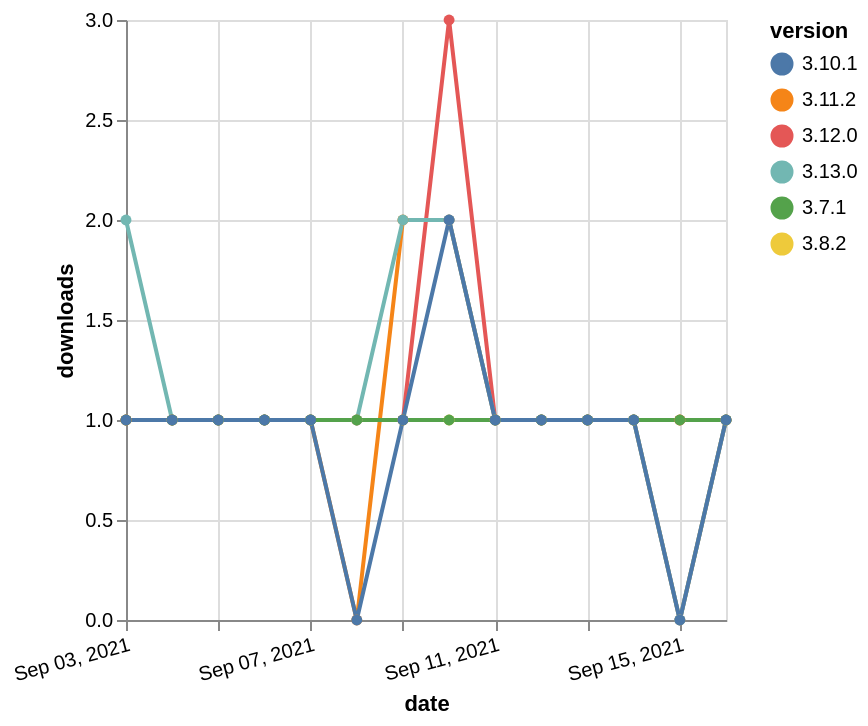

Vega-Lite specification for this chart:
### Vega-Lite specification from a JSON file in a GitHub repository (floating-point values rounded to 4 significant figures)
{"$schema": "https://vega.github.io/schema/vega-lite/v5.json", "description": "A simple bar chart with embedded data.", "data": {"values": [{"date": "2021-09-03", "total": 141, "delta": 1, "version": "3.11.2"}, {"date": "2021-09-04", "total": 142, "delta": 1, "version": "3.11.2"}, {"date": "2021-09-05", "total": 143, "delta": 1, "version": "3.11.2"}, {"date": "2021-09-06", "total": 144, "delta": 1, "version": "3.11.2"}, {"date": "2021-09-07", "total": 145, "delta": 1, "version": "3.11.2"}, {"date": "2021-09-08", "total": 145, "delta": 0, "version": "3.11.2"}, {"date": "2021-09-09", "total": 147, "delta": 2, "version": "3.11.2"}, {"date": "2021-09-10", "total": 149, "delta": 2, "version": "3.11.2"}, {"date": "2021-09-11", "total": 150, "delta": 1, "version": "3.11.2"}, {"date": "2021-09-12", "total": 151, "delta": 1, "version": "3.11.2"}, {"date": "2021-09-13", "total": 152, "delta": 1, "version": "3.11.2"}, {"date": "2021-09-14", "total": 153, "delta": 1, "version": "3.11.2"}, {"date": "2021-09-15", "total": 153, "delta": 0, "version": "3.11.2"}, {"date": "2021-09-16", "total": 154, "delta": 1, "version": "3.11.2"}, {"date": "2021-09-03", "total": 183, "delta": 1, "version": "3.8.2"}, {"date": "2021-09-04", "total": 184, "delta": 1, "version": "3.8.2"}, {"date": "2021-09-05", "total": 185, "delta": 1, "version": "3.8.2"}, {"date": "2021-09-06", "total": 186, "delta": 1, "version": "3.8.2"}, {"date": "2021-09-07", "total": 187, "delta": 1, "version": "3.8.2"}, {"date": "2021-09-08", "total": 188, "delta": 1, "version": "3.8.2"}, {"date": "2021-09-09", "total": 189, "delta": 1, "version": "3.8.2"}, {"date": "2021-09-10", "total": 190, "delta": 1, "version": "3.8.2"}, {"date": "2021-09-11", "total": 191, "delta": 1, "version": "3.8.2"}, {"date": "2021-09-12", "total": 192, "delta": 1, "version": "3.8.2"}, {"date": "2021-09-13", "total": 193, "delta": 1, "version": "3.8.2"}, {"date": "2021-09-14", "total": 194, "delta": 1, "version": "3.8.2"}, {"date": "2021-09-15", "total": 195, "delta": 1, "version": "3.8.2"}, {"date": "2021-09-16", "total": 196, "delta": 1, "version": "3.8.2"}, {"date": "2021-09-03", "total": 168, "delta": 1, "version": "3.12.0"}, {"date": "2021-09-04", "total": 169, "delta": 1, "version": "3.12.0"}, {"date": "2021-09-05", "total": 170, "delta": 1, "version": "3.12.0"}, {"date": "2021-09-06", "total": 171, "delta": 1, "version": "3.12.0"}, {"date": "2021-09-07", "total": 172, "delta": 1, "version": "3.12.0"}, {"date": "2021-09-08", "total": 173, "delta": 1, "version": "3.12.0"}, {"date": "2021-09-09", "total": 174, "delta": 1, "version": "3.12.0"}, {"date": "2021-09-10", "total": 177, "delta": 3, "version": "3.12.0"}, {"date": "2021-09-11", "total": 178, "delta": 1, "version": "3.12.0"}, {"date": "2021-09-12", "total": 179, "delta": 1, "version": "3.12.0"}, {"date": "2021-09-13", "total": 180, "delta": 1, "version": "3.12.0"}, {"date": "2021-09-14", "total": 181, "delta": 1, "version": "3.12.0"}, {"date": "2021-09-15", "total": 182, "delta": 1, "version": "3.12.0"}, {"date": "2021-09-16", "total": 183, "delta": 1, "version": "3.12.0"}, {"date": "2021-09-03", "total": 113, "delta": 2, "version": "3.13.0"}, {"date": "2021-09-04", "total": 114, "delta": 1, "version": "3.13.0"}, {"date": "2021-09-05", "total": 115, "delta": 1, "version": "3.13.0"}, {"date": "2021-09-06", "total": 116, "delta": 1, "version": "3.13.0"}, {"date": "2021-09-07", "total": 117, "delta": 1, "version": "3.13.0"}, {"date": "2021-09-08", "total": 118, "delta": 1, "version": "3.13.0"}, {"date": "2021-09-09", "total": 120, "delta": 2, "version": "3.13.0"}, {"date": "2021-09-10", "total": 122, "delta": 2, "version": "3.13.0"}, {"date": "2021-09-11", "total": 123, "delta": 1, "version": "3.13.0"}, {"date": "2021-09-12", "total": 124, "delta": 1, "version": "3.13.0"}, {"date": "2021-09-13", "total": 125, "delta": 1, "version": "3.13.0"}, {"date": "2021-09-14", "total": 126, "delta": 1, "version": "3.13.0"}, {"date": "2021-09-15", "total": 126, "delta": 0, "version": "3.13.0"}, {"date": "2021-09-16", "total": 127, "delta": 1, "version": "3.13.0"}, {"date": "2021-09-03", "total": 208, "delta": 1, "version": "3.7.1"}, {"date": "2021-09-04", "total": 209, "delta": 1, "version": "3.7.1"}, {"date": "2021-09-05", "total": 210, "delta": 1, "version": "3.7.1"}, {"date": "2021-09-06", "total": 211, "delta": 1, "version": "3.7.1"}, {"date": "2021-09-07", "total": 212, "delta": 1, "version": "3.7.1"}, {"date": "2021-09-08", "total": 213, "delta": 1, "version": "3.7.1"}, {"date": "2021-09-09", "total": 214, "delta": 1, "version": "3.7.1"}, {"date": "2021-09-10", "total": 215, "delta": 1, "version": "3.7.1"}, {"date": "2021-09-11", "total": 216, "delta": 1, "version": "3.7.1"}, {"date": "2021-09-12", "total": 217, "delta": 1, "version": "3.7.1"}, {"date": "2021-09-13", "total": 218, "delta": 1, "version": "3.7.1"}, {"date": "2021-09-14", "total": 219, "delta": 1, "version": "3.7.1"}, {"date": "2021-09-15", "total": 220, "delta": 1, "version": "3.7.1"}, {"date": "2021-09-16", "total": 221, "delta": 1, "version": "3.7.1"}, {"date": "2021-09-03", "total": 163, "delta": 1, "version": "3.10.1"}, {"date": "2021-09-04", "total": 164, "delta": 1, "version": "3.10.1"}, {"date": "2021-09-05", "total": 165, "delta": 1, "version": "3.10.1"}, {"date": "2021-09-06", "total": 166, "delta": 1, "version": "3.10.1"}, {"date": "2021-09-07", "total": 167, "delta": 1, "version": "3.10.1"}, {"date": "2021-09-08", "total": 167, "delta": 0, "version": "3.10.1"}, {"date": "2021-09-09", "total": 168, "delta": 1, "version": "3.10.1"}, {"date": "2021-09-10", "total": 170, "delta": 2, "version": "3.10.1"}, {"date": "2021-09-11", "total": 171, "delta": 1, "version": "3.10.1"}, {"date": "2021-09-12", "total": 172, "delta": 1, "version": "3.10.1"}, {"date": "2021-09-13", "total": 173, "delta": 1, "version": "3.10.1"}, {"date": "2021-09-14", "total": 174, "delta": 1, "version": "3.10.1"}, {"date": "2021-09-15", "total": 174, "delta": 0, "version": "3.10.1"}, {"date": "2021-09-16", "total": 175, "delta": 1, "version": "3.10.1"}]}, "width": "container", "mark": {"type": "line", "point": {"filled": true}}, "encoding": {"x": {"field": "date", "type": "temporal", "timeUnit": "yearmonthdate", "title": "date", "axis": {"labelAngle": -15}}, "y": {"field": "delta", "type": "quantitative", "title": "downloads"}, "color": {"field": "version", "type": "nominal"}, "tooltip": {"field": "delta"}}}
